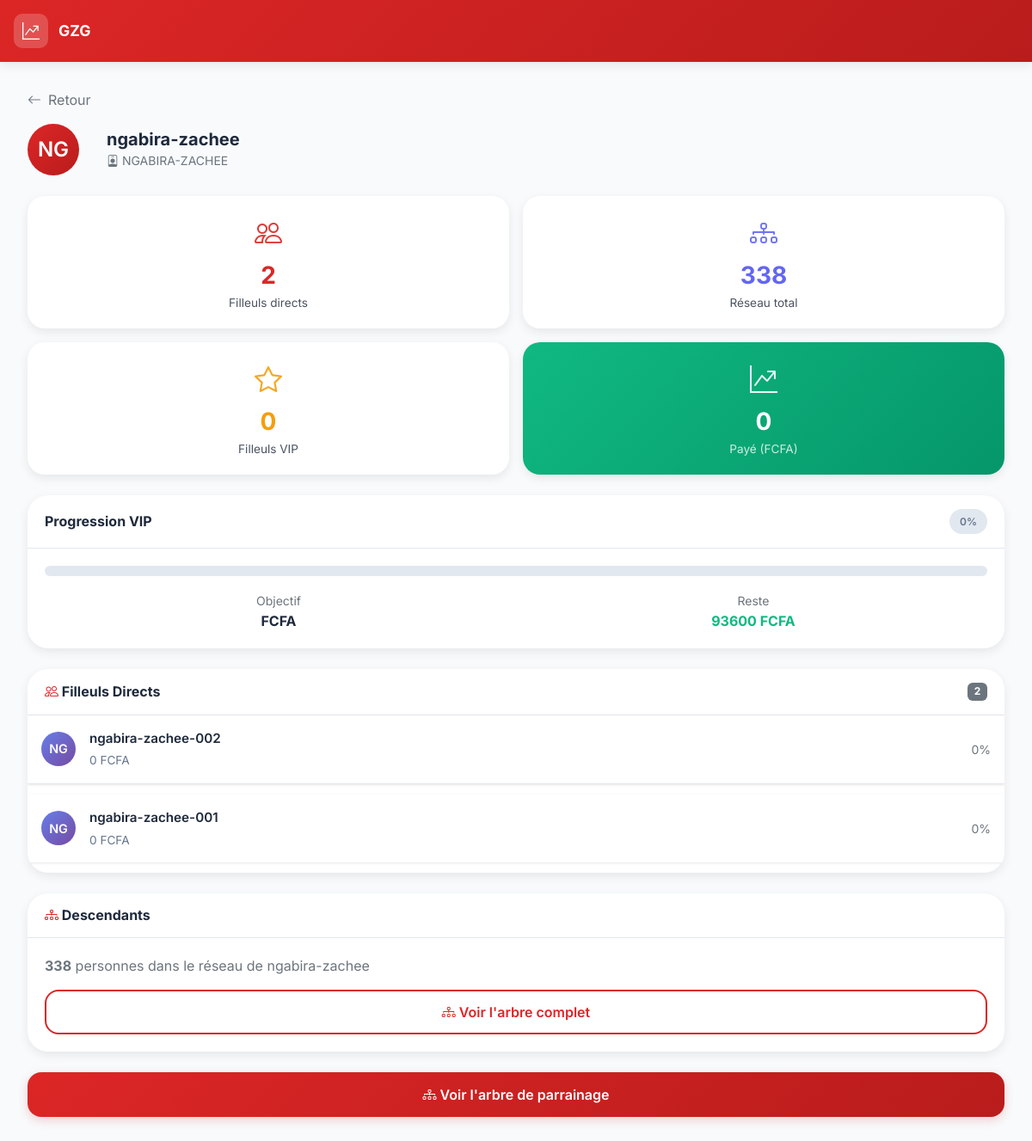
Screenshot of /enfant/341/ (signed in) with the database file from the repository.
### parrainage/models.py (models this page shows, shortened)
class Profile(models.Model):
    user = models.OneToOneField(User, on_delete=models.CASCADE, related_name='profile')
    matricule = models.CharField(
        max_length=50,
        unique=True,
        blank=True,
        null=True,
        help_text="Matricule unique généré automatiquement (ex: GZG10001)"
    )
    referrer = models.ForeignKey(
        'self',
        on_delete=models.SET_NULL,
        null=True,
        blank=True,
        related_name='referrals'
    )
    referral_code = models.CharField(max_length=50, unique=True, editable=False)
    phone_number = models.CharField(max_length=20, blank=True, null=True, help_text="Numéro de téléphone")
    country = CountryField(blank=True, null=True, help_text="Pays de résidence")
    total_paid = models.DecimalField(max_digits=12, decimal_places=2, default=0.00)
    is_vip = models.BooleanField(default=False)
    reset_token = models.CharField(max_length=64, blank=True, null=True)
    reset_token_expires = models.DateTimeField(blank=True, null=True)
    @property
    def remaining_amount(self):
        from decimal import Decimal
        quota = GlobalSettings.get_current_quota()
        return max(Decimal(quota) - Decimal(self.total_paid), Decimal(0))
    @property
    def progress_percent(self):
        from decimal import Decimal
        quota = GlobalSettings.get_current_quota()
        if quota <= 0: return 0
        return min((float(self.total_paid) / float(quota)) * 100, 100)
    @property
    def REFERRAL_LIMIT(self):
        return GlobalSettings.get_referral_limit()
    def get_downline_tree(self, level=0, max_depth=10):
        if level >= max_depth:
            return []
        tree = []
        for referral in self.referrals.all():
            node = {
                'profile': referral,
                'level': level + 1,
                'children': referral.get_downline_tree(level + 1, max_depth)
            }
            tree.append(node)
        return tree

class GlobalSettings(models.Model):
    required_quota = models.DecimalField(
        max_digits=12,
        decimal_places=2,
        default=100000.00,
        help_text="Le montant total pour devenir VIP et accéder aux marchés."
    )
    matricule_prefix = models.CharField(
        max_length=10,
        default="GZG",
        help_text="Préfixe du matricule utilisateur (ex: AEWR, GZG). Les numéros seront générés automatiquement."
    )
    matricule_counter = models.PositiveIntegerField(
        default=10000,
        help_text="Compteur de départ pour la génération des matricules. Le prochain matricule sera PRÉFIXE + ce numéro."
    )
    referral_limit = models.PositiveIntegerField(
        default=2,
        help_text="Nombre maximum de filleuls directs par utilisateur (défaut: 2)"
    )
    updated_at = models.DateTimeField(auto_now=True)
    class Meta:
        verbose_name = "Paramètre Global"
        verbose_name_plural = "Paramètres Globaux"
    @classmethod
    def get_current_quota(cls):
        config, _ = cls.objects.get_or_create(id=1)
        return config.required_quota
    @classmethod
    def get_referral_limit(cls):
        config, _ = cls.objects.get_or_create(id=1)
        return config.referral_limit

### parrainage/views.py (the view)
# urls.py: path('enfant/<int:pk>/', views.view_child_detail, name='view_child_detail'),
@login_required
def view_child_detail(request, pk):
    child_profile = get_object_or_404(Profile, pk=pk)
    my_profile, created = Profile.objects.get_or_create(user=request.user)
    referrals = child_profile.referrals.all().order_by('-user__date_joined')
    downline_tree = child_profile.get_downline_tree(max_depth=100)
    total_referrals = referrals.count()
    vip_referrals = referrals.filter(is_vip=True).count()
    remaining_referrals = child_profile.REFERRAL_LIMIT - total_referrals
    def count_all_downline(tree):
        count = 0
        for node in tree:
            count += 1
            count += count_all_downline(node['children'])
        return count
    total_downline = count_all_downline(downline_tree)
    breadcrumbs = []
    current = child_profile
    while current:
        breadcrumbs.append(current)
        current = current.referrer
    breadcrumbs.reverse()
    context = {
        'current_profile': child_profile,
        'my_profile': my_profile,
        'profile': child_profile,
        'referrals': referrals,
        'total_referrals': total_referrals,
        'vip_referrals': vip_referrals,
        'remaining_referrals': remaining_referrals,
        'downline_tree': downline_tree,
        'total_downline': total_downline,
        'breadcrumbs': breadcrumbs,
    }
    return render(request, 'parrainage/child_detail.html', context)

### templates/parrainage/child_detail.html (shortened to what this page needs)
{% extends 'parrainage/base.html' %}
{% block content %}
<div class="slide-up">
    <div class="mb-4">
        <a href="{% url 'my_referrals' %}" class="text-decoration-none text-secondary d-inline-flex align-items-center gap-2 mb-3">
            <i class="bi bi-arrow-left"></i>
            <span>Retour</span>
        </a>
        <div class="d-flex align-items-center gap-3">
            <div class="list-item-avatar" style="background: linear-gradient(135deg, var(--primary-color), var(--primary-dark)); width: 60px; height: 60px; font-size: 1.5rem;">
                {{ current_profile.user.username|slice:":2"|upper }}
            </div>
            <div>
                <h2 class="fw-bold mb-0" style="font-size: 1.25rem;">{{ current_profile.user.username }}</h2>
                <small class="text-secondary">
                    <i class="bi bi-person-badge"></i> {{ current_profile.referral_code }}
                </small>
            </div>
        </div>
    </div>
    <div class="row g-3 mb-4">
        <div class="col-6">
            <div class="stat-card">
                <div class="stat-card-icon" style="color: var(--primary-color);">
                    <i class="bi bi-people"></i>
                </div>
                <div class="stat-card-value" style="color: var(--primary-color);">{{ total_referrals }}</div>
                <div class="stat-card-label">Filleuls directs</div>
            </div>
        </div>
        <div class="col-6">
            <div class="stat-card">
                <div class="stat-card-icon" style="color: #6366f1;">
                    <i class="bi bi-diagram-3"></i>
                </div>
                <div class="stat-card-value" style="color: #6366f1;">{{ total_downline }}</div>
                <div class="stat-card-label">Réseau total</div>
            </div>
        </div>
        <div class="col-6">
            <div class="stat-card">
                <div class="stat-card-icon" style="color: #f59e0b;">
                    <i class="bi bi-star"></i>
                </div>
                <div class="stat-card-value" style="color: #f59e0b;">{{ vip_referrals }}</div>
                <div class="stat-card-label">Filleuls VIP</div>
            </div>
        </div>
        <div class="col-6">
            <div class="stat-card stat-card-success">
                <div class="stat-card-icon">
                    <i class="bi bi-graph-up-arrow"></i>
                </div>
                <div class="stat-card-value">{{ current_profile.total_paid|floatformat:0 }}</div>
                <div class="stat-card-label">Payé (FCFA)</div>
            </div>
        </div>
    </div>
    <div class="card-mobile mb-4">
        <div class="card-mobile-header">
            <h6 class="fw-bold mb-0">
                Progression VIP
            </h6>
            {% if current_profile.is_vip %}
            <span class="badge-vip" style="padding: 0.35rem 0.75rem; font-size: 0.75rem;">
                <i class="bi bi-check-circle-fill"></i> VIP
            </span>
            {% else %}
            <span class="badge-pending" style="padding: 0.35rem 0.75rem; font-size: 0.75rem;">
                {{ current_profile.progress_percent|floatformat:0 }}%
            </span>
            {% endif %}
        </div>
        <div class="card-mobile-body">
            <div class="progress-modern mb-3">
            </div>
            <div class="row g-2 text-center">
                <div class="col-6">
                    <small class="text-secondary">Objectif</small>
                    <div class="fw-bold">{{ quota|floatformat:0 }} FCFA</div>
                </div>
                <div class="col-6">
                    <small class="text-secondary">Reste</small>
                    <div class="fw-bold" style="color: var(--success-color);">{{ current_profile.remaining_amount|floatformat:0 }} FCFA</div>
                </div>
            </div>
        </div>
    </div>
    <div class="card-mobile mb-4">
        <div class="card-mobile-header">
            <h6 class="fw-bold mb-0">
                <i class="bi bi-people" style="color: var(--primary-color);"></i>
                Filleuls Directs
            </h6>
            <span class="badge bg-secondary">{{ referrals.count }}</span>
        </div>
        <div class="card-mobile-body" style="padding: 0;">
            {% if referrals %}
            {% for referral in referrals %}
            <div class="list-item" style="border-radius: 0; {% if not forloop.last %}border-bottom: 1px solid var(--border-color);{% endif %}">
                <div class="list-item-avatar" style="background: linear-gradient(135deg, #667eea, #764ba2); width: 40px; height: 40px; font-size: 0.9rem;">
                    {{ referral.user.username|slice:":2"|upper }}
                </div>
                <div class="list-item-content">
                    <div class="list-item-title" style="font-size: 0.95rem;">{{ referral.user.username }}</div>
                    <div class="list-item-subtitle">{{ referral.total_paid|floatformat:0 }} FCFA</div>
                </div>
                {% if referral.is_vip %}
                <span class="badge-vip" style="padding: 0.25rem 0.5rem; font-size: 0.7rem;">
                    <i class="bi bi-star-fill"></i>
                </span>
                {% else %}
                <small class="text-secondary">{{ referral.progress_percent|floatformat:0 }}%</small>
                {% endif %}
            </div>
            {% endfor %}
            {% else %}
            <div class="text-center py-4">
                <i class="bi bi-people" style="font-size: 3rem; color: var(--border-color);"></i>
                <p class="text-secondary mt-2 mb-0">Aucun filleul direct</p>
            </div>
            {% endif %}
        </div>
    </div>
    <div class="card-mobile mb-4">
        <div class="card-mobile-header">
            <h6 class="fw-bold mb-0">
                <i class="bi bi-diagram-3" style="color: var(--primary-color);"></i>
                Descendants
            </h6>
        </div>
        <div class="card-mobile-body">
            {% if downline_tree %}
            <p class="text-secondary mb-3">
                <strong>{{ total_downline }}</strong> personnes dans le réseau de {{ current_profile.user.username }}
            </p>
            <a href="{% url 'view_parrain_tree' current_profile.pk %}" class="btn btn-outline-primary w-100">
                <i class="bi bi-diagram-3"></i>
                Voir l'arbre complet
            </a>
            {% else %}
            <div class="text-center py-4">
                <i class="bi bi-inbox" style="font-size: 3rem; color: var(--border-color);"></i>
                <p class="text-secondary mt-2 mb-0">Aucun descendant</p>
            </div>
            {% endif %}
        </div>
    </div>
    <div class="d-grid gap-2">
        <a href="{% url 'view_parrain_tree' current_profile.pk %}" class="btn btn-primary">
            <i class="bi bi-diagram-3"></i>
            Voir l'arbre de parrainage
        </a>
    </div>
</div>
{% endblock %}

### templates/parrainage/base.html (style rules this page uses)
:root { --primary-color: #dc2626; --primary-dark: #b91c1c; --primary-light: #ef4444; --secondary-color: #1e293b; --success-color: #10b981; --warning-color: #f59e0b; --danger-color: #ef4444; --bg-color: #f8fafc; --card-bg: #ffffff; --text-primary: #1e293b; --text-secondary: #64748b; --border-color: #e2e8f0; --shadow-sm: 0 1px 3px rgba(0,0,0,0.1); --shadow-md: 0 4px 12px rgba(0,0,0,0.08); --shadow-lg: 0 10px 40px rgba(0,0,0,0.12); --radius-sm: 12px; --radius-md: 16px; --radius-lg: 20px; --radius-xl: 24px; }
* { font-family: 'Inter', -apple-system, BlinkMacSystemFont, sans-serif; -webkit-tap-highlight-color: transparent; }
body { background: var(--bg-color); min-height: 100vh; padding-bottom: 80px; color: var(--text-primary); }
.card-mobile { background: var(--card-bg); border-radius: var(--radius-lg); box-shadow: var(--shadow-md); border: none; overflow: hidden; transition: all 0.3s; }
.card-mobile-header { padding: 1rem 1.25rem; border-bottom: 1px solid var(--border-color); display: flex; align-items: center; justify-content: space-between; }
.card-mobile-body { padding: 1.25rem; }
.stat-card { background: var(--card-bg); border-radius: var(--radius-lg); padding: 1.25rem; box-shadow: var(--shadow-md); text-align: center; transition: all 0.3s; }
.stat-card-success { background: linear-gradient(135deg, var(--success-color), #059669); color: white; }
.stat-card-icon { font-size: 2rem; margin-bottom: 0.5rem; opacity: 0.9; }
.stat-card-value { font-size: 1.75rem; font-weight: 700; line-height: 1.2; }
.stat-card-label { font-size: 0.85rem; opacity: 0.8; margin-top: 0.25rem; }
.progress-modern { height: 12px; border-radius: 6px; background: var(--border-color); overflow: hidden; }
.badge-pending { background: #e2e8f0; color: #64748b; padding: 0.5rem 1rem; border-radius: 20px; font-weight: 600; font-size: 0.85rem; }
.btn-primary { background: linear-gradient(135deg, var(--primary-color), var(--primary-dark)); border: none; padding: 0.875rem 1.5rem; font-weight: 600; border-radius: var(--radius-md); transition: all 0.3s; box-shadow: 0 4px 12px rgba(220, 38, 38, 0.2); }
.btn-outline-primary { border: 2px solid var(--primary-color); color: var(--primary-color); background: transparent; padding: 0.75rem 1.25rem; font-weight: 600; border-radius: var(--radius-md); transition: all 0.2s; }
.list-item { display: flex; align-items: center; padding: 1rem; background: var(--card-bg); border-radius: var(--radius-md); margin-bottom: 0.75rem; box-shadow: var(--shadow-sm); transition: all 0.2s; }
.list-item-avatar { width: 48px; height: 48px; border-radius: 50%; display: flex; align-items: center; justify-content: center; font-weight: 600; color: white; margin-right: 1rem; flex-shrink: 0; }
.list-item-content { flex: 1; min-width: 0; }
.list-item-title { font-weight: 600; margin-bottom: 0.25rem; }
.list-item-subtitle { font-size: 0.85rem; color: var(--text-secondary); }
@media (min-width: 768px) { body { padding-bottom: 0; } }
@media (min-width: 768px) { .card-mobile { border-radius: var(--radius-xl); } }
.slide-up { animation: slideUp 0.4s ease-out; }

### rows the page displays
Profile: user.username "NG", user.username "ngabira-zachee", referral_code "NGABIRA-ZACHEE", total_paid "0"
GlobalSettings: progress_percent "0", remaining_amount "93600"
Profile: user.username "NG", user.username "ngabira-zachee-002", total_paid "0", progress_percent "0"
Profile: user.username "NG", user.username "ngabira-zachee-001", total_paid "0", progress_percent "0"

### other values shown
{{ total_referrals }} "2"
{{ total_downline }} "338"
{{ vip_referrals }} "0"
{{ referrals.count }} "2"
